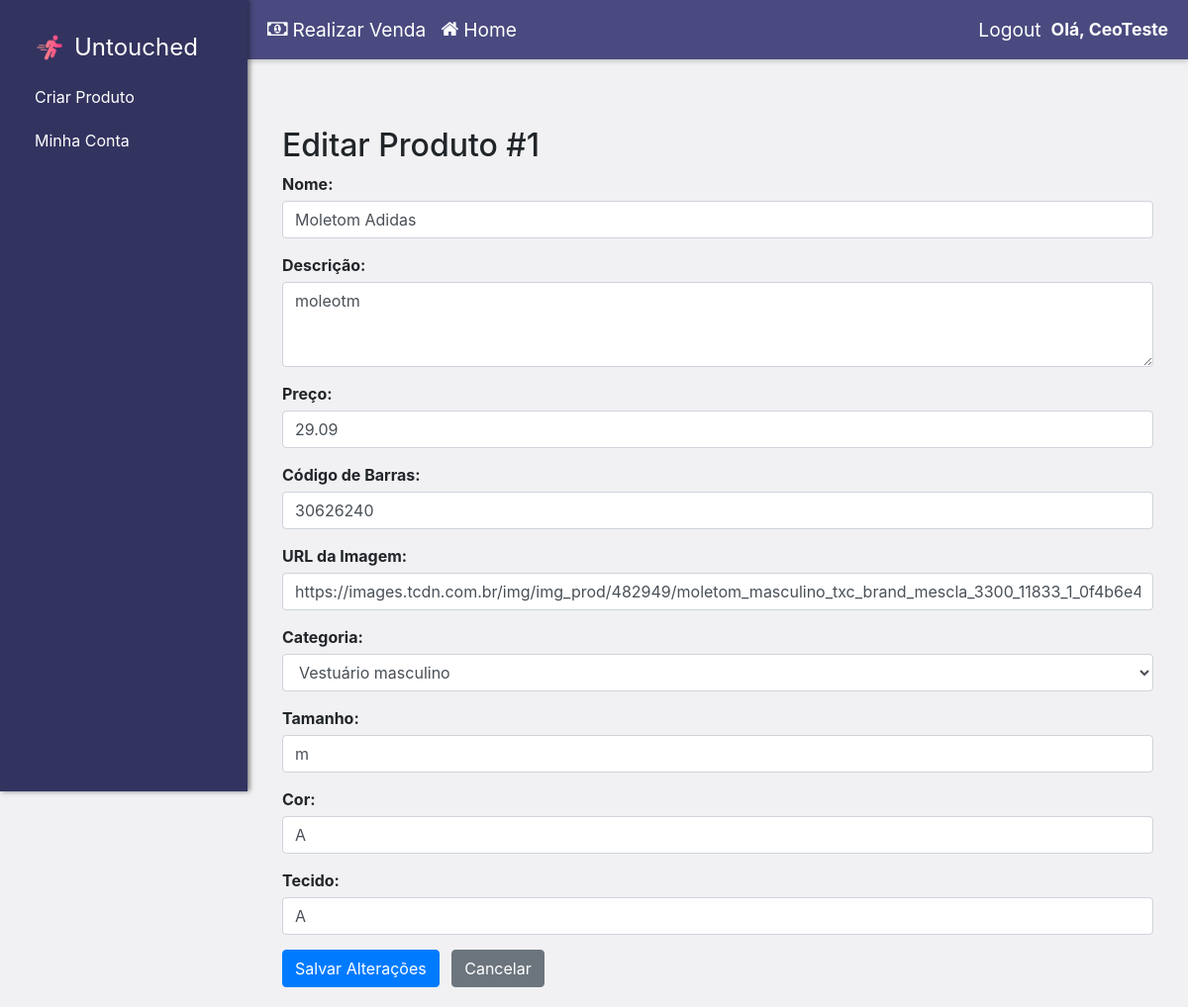
Before: /prod/editar_produto/1 (signed in) with the older database file.
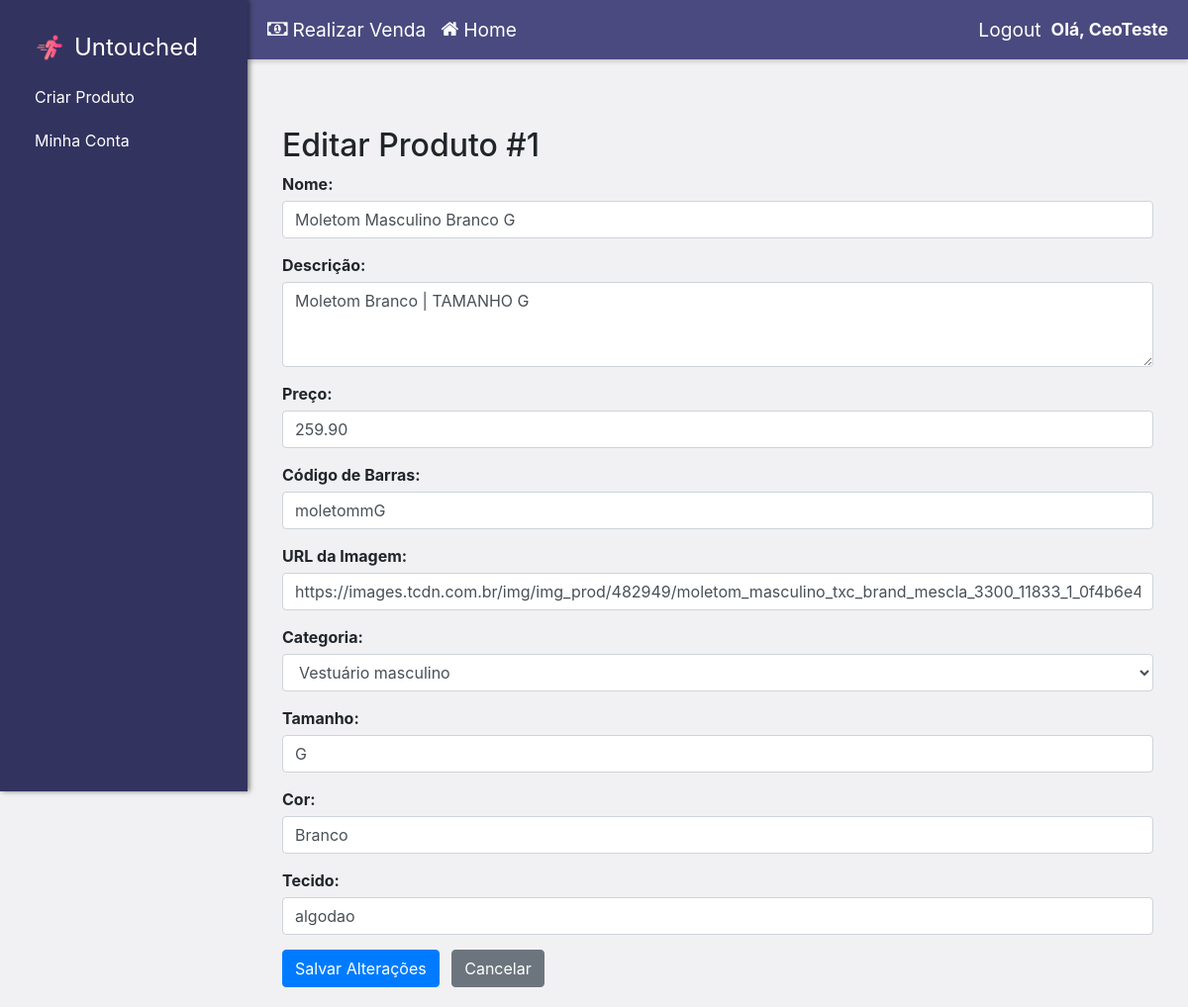
After: the same page with the newer database file.
### website/model/Produtos/VestuarioFeminino.py (models this page shows, shortened)
class VestuarioFeminino(Produto):
    __mapper_args__ = {
        'polymorphic_identity': '1'
    }
    tamanho_feminino = db.Column(db.String(5))
    tecido_feminino = db.Column(db.String(20))

### website/controller/productController.py (the view, shortened to what this page needs)
@productC.route('/editar_produto/<int:produto_id>', methods=['GET', 'POST'])
@login_required
def editar_produto(produto_id):
    if not (current_user.is_authenticated and current_user.nivel >= 2):
        print("Você não tem permissão para editar produtos.", 'danger')
        return redirect(url_for('homeC.home'))
    produto = ProdutoDatabaseService.get_produto_por_id(produto_id)
    if not produto:
        print("Produto não encontrado.", 'danger')
        return redirect(url_for('productC.gerenciar_produtos'))
    return render_template('editar_produto.html', produto=produto)

### website/service/ProdutoDatabaseService.py (called while the page is built)
    @staticmethod
    def get_produto_por_id(produto_id):
        return Produto.query.get(produto_id)

### website/templates/editar_produto.html (shortened to what this page needs)
{% extends "layout.html" %}
{% block content %}
<div class="container mt-5">
    <h2>Editar Produto #{{ produto.id }}</h2>
    <form method="POST" action="{{ url_for('productC.editar_produto', produto_id=produto.id) }}">
        <div class="form-group">
            <label for="nome">Nome:</label>
            <input type="text" class="form-control" id="nome" name="nome" value="{{ produto.nome }}" required>
        </div>
        <div class="form-group">
            <label for="descricao">Descrição:</label>
            <textarea class="form-control" id="descricao" name="descricao" rows="3">{{ produto.descricao }}</textarea>
        </div>
        <div class="form-group">
            <label for="preco">Preço:</label>
            <input type="number" step="0.01" class="form-control" id="preco" name="preco" value="{{ "%.2f" | format(produto.preco | float) }}" required>
        </div>
        <div class="form-group">
            <label for="codigo_de_barras">Código de Barras:</label>
            <input type="text" class="form-control" id="codigo_de_barras" name="codigo_de_barras" value="{{ produto.codigo_de_barras }}" required>
        </div>
        <div class="form-group">
            <label for="imagem_url">URL da Imagem:</label>
            <input type="url" class="form-control" id="imagem_url" name="imagem_url" value="{{ produto.imagem_url }}">
        </div>
        <div class="form-group">
            <label for="categoria">Categoria:</label>
            <select class="form-control" id="categoria" name="categoria" onchange="mostrarCampos()">
                <option value="2" {% if produto.categoria == '2' %}selected{% endif %}>Vestuário masculino</option>
            </select>
        </div>
        <div id="vestuario_campos" style="display: none;">
            <div class="form-group">
                <label for="tamanho_vestuario">Tamanho:</label>
                <input type="text" class="form-control" name="tamanho_vestuario"
                       value="{% if produto.categoria == '1' %}{{ produto.tamanho_feminino if produto.tamanho_feminino is defined else '' }}{% elif produto.categoria == '2' %}{{ produto.tamanho_masculino if produto.tamanho_masculino is defined else '' }}{% endif %}">
            </div>
            <div class="form-group">
                <label for="cor_vestuario">Cor:</label>
                <input type="text" class="form-control" name="cor_vestuario" value="{{ produto.cor if produto.cor is defined else '' }}">
            </div>
            <div class="form-group">
                <label for="tecido_vestuario">Tecido:</label>
                <input type="text" class="form-control" name="tecido_vestuario"
                       value="{% if produto.categoria == '1' %}{{ produto.tecido_feminino if produto.tecido_feminino is defined else '' }}{% elif produto.categoria == '2' %}{{ produto.tecido_masculino if produto.tecido_masculino is defined else '' }}{% endif %}">
            </div>
        </div>
        <button type="submit" class="btn btn-primary">Salvar Alterações</button>
        <a href="{{ url_for('productC.gerenciar_produtos') }}" class="btn btn-secondary ml-2">Cancelar</a>
    </form>
</div>
{% endblock %}

Changed rows visible on the page:
changed VestuarioFeminino "Vestuário masculino": nome "Moletom Adidas" → "Moletom Masculino Branco G"; descricao "moleotm" → "Moletom Branco | TAMANHO G"; preco "29.09" → "259.90"; codigo_de_barras "30626240" → "moletommG"; tamanho_vestuario "m" → "G"; cor_vestuario "A" → "Branco"; tecido_vestuario "A" → "algodao"
